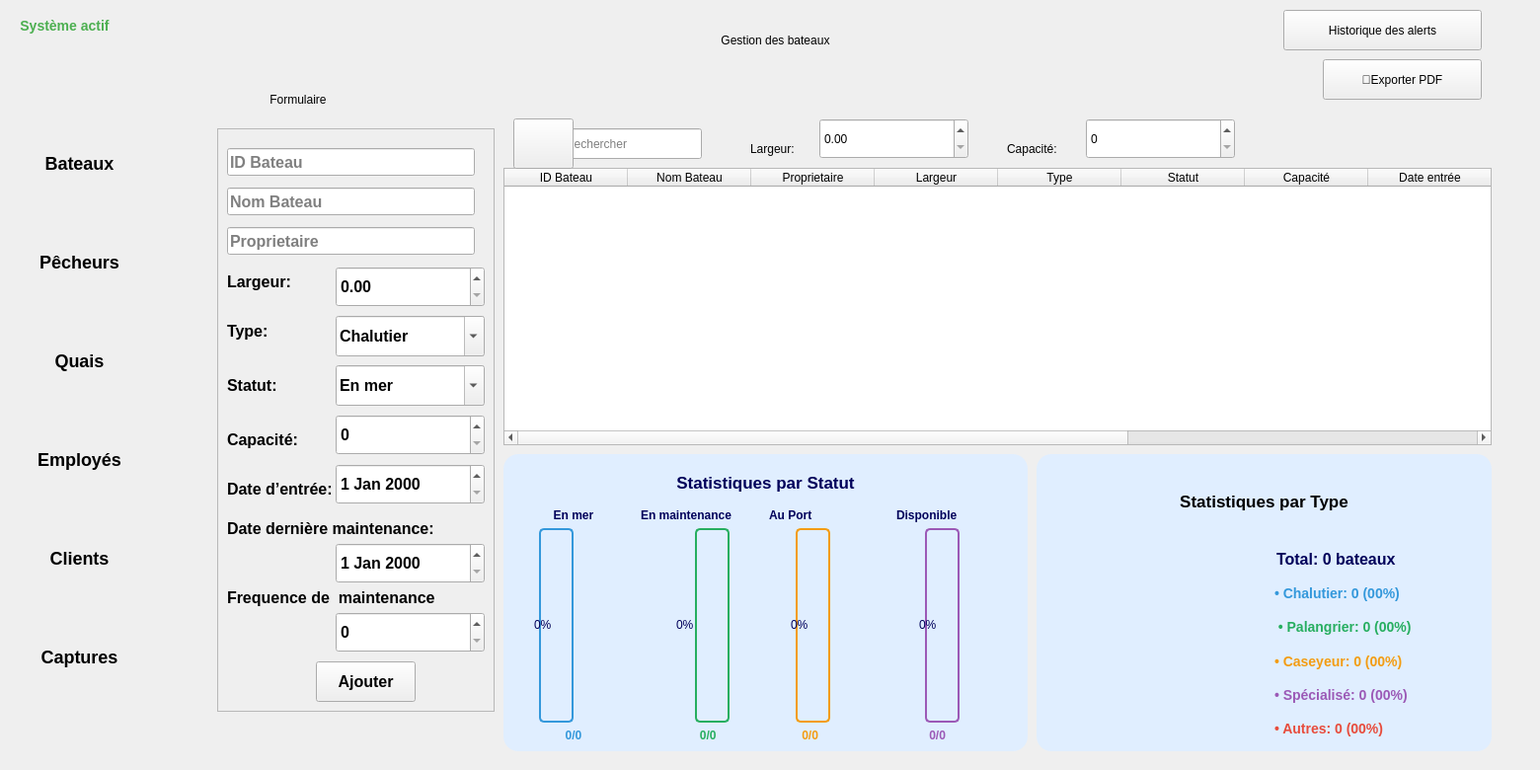
    <widget class="QWidget" name="gestionbateaub">
     <widget class="QLabel" name="label_alert_statusb">
      <property name="geometry">
       <rect>
        <x>10</x>
        <y>10</y>
        <width>111</width>
        <height>31</height>
       </rect>
      </property>
      <property name="styleSheet">
       <string notr="true">color: #4CAF50;
    font-weight: bold;
    font-size: 14px;
    padding: 5px;</string>
      </property>
      <property name="text">
       <string>Système actif</string>
      </property>
      <property name="alignment">
       <set>Qt::AlignmentFlag::AlignCenter</set>
      </property>
     </widget>
     <widget class="QFrame" name="frame_typesb">
      <property name="geometry">
       <rect>
        <x>1050</x>
        <y>460</y>
        <width>461</width>
        <height>301</height>
       </rect>
      </property>
      <property name="styleSheet">
       <string notr="true">background-color: rgb(224, 238, 255);
border:1PX solid  rgb(0, 0, 115);
            border-radius: 15px;
        border-radius: 15px;

</string>
      </property>
      <property name="frameShape">
       <enum>QFrame::Shape::StyledPanel</enum>
      </property>
      <property name="frameShadow">
       <enum>QFrame::Shadow::Raised</enum>
      </property>
      <layout class="QVBoxLayout" name="verticalLayout_typesb">
       <item>
        <widget class="QLabel" name="label_typesb">
         <property name="styleSheet">
          <string notr="true">
                        font-weight: bold;
                        font-size: 17px;
                        padding: 10px;</string>
         </property>
         <property name="text">
          <string>Statistiques par Type</string>
         </property>
         <property name="alignment">
          <set>Qt::AlignmentFlag::AlignCenter</set>
         </property>
        </widget>
       </item>
       <item>
        <layout class="QHBoxLayout" name="horizontalLayout_typesb">
         <item>
          <widget class="QLabel" name="progressTypeCircleb">
           <property name="minimumSize">
            <size>
             <width>200</width>
             <height>200</height>
            </size>
           </property>
           <property name="styleSheet">
            <string notr="true"/>
           </property>
           <property name="text">
            <string/>
           </property>
           <property name="alignment">
            <set>Qt::AlignmentFlag::AlignCenter</set>
           </property>
          </widget>
         </item>
         <item>
          <layout class="QVBoxLayout" name="verticalLayout_legendb">
           <item>
            <widget class="QLabel" name="label_total_typesb">
             <property name="styleSheet">
              <string notr="true"> 	color: rgb(0, 0, 90);
                                        font-weight: bold;
                                        font-size: 16px;
                                        padding: 5px;</string>
             </property>
             <property name="text">
              <string>Total: 0 bateaux</string>
             </property>
            </widget>
           </item>
           <item>
            <widget class="QLabel" name="label_legend_chalutierb">
             <property name="styleSheet">
              <string notr="true">color: #3498db;
                                        font-weight: bold;
                                        font-size: 14px;
                                        padding: 3px;</string>
             </property>
             <property name="text">
              <string>• Chalutier: 0 (00%)</string>
             </property>
            </widget>
           </item>
           <item>
            <widget class="QLabel" name="label_legend_palangrierb">
             <property name="styleSheet">
              <string notr="true">color: #27ae60;
                                        font-weight: bold;
                                        font-size: 14px;
                                        padding: 3px;</string>
             </property>
             <property name="text">
              <string> • Palangrier: 0 (00%)</string>
             </property>
            </widget>
           </item>
           <item>
            <widget class="QLabel" name="label_legend_caseyeurb">
             <property name="styleSheet">
              <string notr="true">color: #f39c12;
                                        font-weight: bold;
                                        font-size: 14px;
                                        padding: 3px;</string>
             </property>
             <property name="text">
              <string>• Caseyeur: 0 (00%)</string>
             </property>
            </widget>
           </item>
           <item>
            <widget class="QLabel" name="label_legend_traditionalb">
             <property name="styleSheet">
              <string notr="true">color: #9b59b6;
                                        font-weight: bold;
                                        font-size: 14px;
                                        padding: 3px;</string>
             </property>
             <property name="text">
              <string>• Spécialisé: 0 (00%)</string>
             </property>
            </widget>
           </item>
           <item>
            <widget class="QLabel" name="label_legend_otherb">
             <property name="styleSheet">
              <string notr="true">color: #e74c3c;
                                        font-weight: bold;
                                        font-size: 14px;
                                        padding: 3px;</string>
             </property>
             <property name="text">
              <string>• Autres: 0 (00%)</string>
             </property>
            </widget>
           </item>
          </layout>
         </item>
        </layout>
       </item>
      </layout>
     </widget>
     <widget class="QFrame" name="frame_zonesb">
      <property name="geometry">
       <rect>
        <x>510</x>
        <y>460</y>
        <width>531</width>
        <height>301</height>
       </rect>
      </property>
      <property name="styleSheet">
       <string notr="true">
        border-radius: 15px;
background-color: rgb(224, 238, 255);
border:1PX solid  rgb(0, 0, 115);
   	color: rgb(0, 0, 90);
</string>
      </property>
      <property name="frameShape">
       <enum>QFrame::Shape::StyledPanel</enum>
      </property>
      <property name="frameShadow">
       <enum>QFrame::Shadow::Raised</enum>
      </property>
      <layout class="QVBoxLayout" name="verticalLayout_zones">
       <item>
        <widget class="QLabel" name="label_zonesb">
         <property name="styleSheet">
          <string notr="true">
                    font-weight: bold;
                    font-size: 17px;
                    padding: 10px;</string>
         </property>
         <property name="text">
          <string>Statistiques par Statut</string>
         </property>
         <property name="alignment">
          <set>Qt::AlignmentFlag::AlignCenter</set>
         </property>
        </widget>
       </item>
       <item>
        <layout class="QHBoxLayout" name="horizontalLayout_zonesb">
         <item>
          <layout class="QVBoxLayout" name="zoneNordLayoutb">
           <item>
            <widget class="QLabel" name="label_zoneNordb">
             <property name="styleSheet">
              <string notr="true"> 	color: rgb(0, 0, 90);

                                    text-align: center;
                                    font-weight: bold;</string>
             </property>
             <property name="text">
              <string>En mer</string>
             </property>
             <property name="alignment">
              <set>Qt::AlignmentFlag::AlignCenter</set>
             </property>
            </widget>
           </item>
           <item>
            <widget class="QProgressBar" name="progressZoneNordb">
             <property name="minimumSize">
              <size>
               <width>30</width>
               <height>120</height>
              </size>
             </property>
             <property name="styleSheet">
              <string notr="true">QProgressBar:vertical {
    width: 25px;
    border: 2px solid #3498db;
    border-radius: 5px;
    background-color: rgb(224, 238, 255);
    text-align: center;
    padding: 3px;
margin-left:27px;
}
QProgressBar::chunk:vertical {
    background-color: qlineargradient(x1:0, y1:0, x2:0, y2:1,
        stop:0 #3498db, stop:1 #2980b9);
    border-radius: 3px;
}</string>
             </property>
             <property name="value">
              <number>0</number>
             </property>
             <property name="textVisible">
              <bool>true</bool>
             </property>
             <property name="orientation">
              <enum>Qt::Orientation::Vertical</enum>
             </property>
             <property name="format">
              <string>%p%</string>
             </property>
            </widget>
           </item>
           <item>
            <widget class="QLabel" name="value_zoneNordb">
             <property name="styleSheet">
              <string notr="true">color: #3498db;
                                    font-weight: bold;
                                    font-size: 12px;
                                    text-align: center;</string>
             </property>
             <property name="text">
              <string>0/0</string>
             </property>
             <property name="alignment">
              <set>Qt::AlignmentFlag::AlignCenter</set>
             </property>
            </widget>
           </item>
          </layout>
         </item>
         <item>
          <layout class="QVBoxLayout" name="zoneSudLayoutb">
           <item>
            <widget class="QLabel" name="label_zoneSudb">
             <property name="styleSheet">
              <string notr="true"> 	color: rgb(0, 0, 90);

                                    text-align: center;
                                    font-weight: bold;</string>
             </property>
             <property name="text">
              <string>En maintenance</string>
             </property>
            </widget>
           </item>
           <item>
            <widget class="QProgressBar" name="progressZoneSudb">
             <property name="minimumSize">
              <size>
               <width>30</width>
               <height>120</height>
              </size>
             </property>
             <property name="styleSheet">
              <string notr="true">QProgressBar:vertical {
    width: 25px;
    border: 2px solid #27ae60;
    border-radius: 5px;
background-color: rgb(224, 238, 255);
    text-align: center;
    padding: 3px;
margin-left:55px;
}
QProgressBar::chunk:vertical {
    background-color: qlineargradient(x1:0, y1:0, x2:0, y2:1,
        stop:0 #27ae60, stop:1 #229954);
    border-radius: 3px;
}</string>
             </property>
             <property name="value">
              <number>0</number>
             </property>
             <property name="textVisible">
              <bool>true</bool>
             </property>
             <property name="orientation">
              <enum>Qt::Orientation::Vertical</enum>
             </property>
             <property name="format">
              <string>%p%</string>
             </property>
            </widget>
           </item>
           <item>
            <widget class="QLabel" name="value_zoneSudb">
             <property name="styleSheet">
              <string notr="true">color: #27ae60;
                                    font-weight: bold;
                                    font-size: 12px;
                                    text-align: center;</string>
             </property>
             <property name="text">
              <string>                  0/0</string>
             </property>
            </widget>
           </item>
          </layout>
         </item>
         <item>
          <layout class="QVBoxLayout" name="zoneEstLayoutb">
           <item>
            <widget class="QLabel" name="label_zoneEstb">
             <property name="styleSheet">
              <string notr="true"> 	color: rgb(0, 0, 90);

                                    text-align: center;
                                    font-weight: bold;</string>
             </property>
             <property name="text">
              <string>Au Port</string>
             </property>
            </widget>
           </item>
           <item>
            <widget class="QProgressBar" name="progressZoneEstb">
             <property name="minimumSize">
              <size>
               <width>30</width>
               <height>120</height>
              </size>
             </property>
             <property name="styleSheet">
              <string notr="true">QProgressBar:vertical {
    width: 25px;
    border: 2px solid #f39c12;
    border-radius: 5px;
  background-color: rgb(224, 238, 255);
    text-align: center;
    padding: 3px;
margin-left:27px;
}
QProgressBar::chunk:vertical {
    background-color: qlineargradient(x1:0, y1:0, x2:0, y2:1,
        stop:0 #f39c12, stop:1 #d68910);
    border-radius: 3px;
}</string>
             </property>
             <property name="value">
              <number>0</number>
             </property>
             <property name="textVisible">
              <bool>true</bool>
             </property>
             <property name="orientation">
              <enum>Qt::Orientation::Vertical</enum>
             </property>
             <property name="format">
              <string>%p%</string>
             </property>
            </widget>
           </item>
           <item>
            <widget class="QLabel" name="value_zoneEstb">
             <property name="styleSheet">
              <string notr="true">color: #f39c12;
                                    font-weight: bold;
                                    font-size: 12px;
                                    text-align: center;</string>
             </property>
             <property name="text">
              <string>          0/0</string>
             </property>
            </widget>
           </item>
          </layout>
         </item>
         <item>
          <layout class="QVBoxLayout" name="zoneOuestLayoutb">
           <item>
            <widget class="QLabel" name="label_zoneOuestb">
             <property name="styleSheet">
              <string notr="true"> 	color: rgb(0, 0, 90);

                                    text-align: center;
                                    font-weight: bold;</string>
             </property>
             <property name="text">
              <string>Disponible</string>
             </property>
            </widget>
           </item>
           <item>
            <widget class="QProgressBar" name="progressZoneOuestb">
             <property name="minimumSize">
              <size>
               <width>30</width>
               <height>120</height>
              </size>
             </property>
             <property name="styleSheet">
              <string notr="true">QProgressBar:vertical {
    width: 25px;
    border: 2px solid #9b59b6;
    border-radius: 5px;
   background-color: rgb(224, 238, 255);
    text-align: center;
    padding: 3px;
margin-left:29px;
}
QProgressBar::chunk:vertical {
    background-color: qlineargradient(x1:0, y1:0, x2:0, y2:1,
        stop:0 #9b59b6, stop:1 #8e44ad);
    border-radius: 3px;
}</string>
             </property>
             <property name="value">
              <number>0</number>
             </property>
             <property name="textVisible">
              <bool>true</bool>
             </property>
             <property name="orientation">
              <enum>Qt::Orientation::Vertical</enum>
             </property>
             <property name="format">
              <string>%p%</string>
             </property>
            </widget>
           </item>
           <item>
            <widget class="QLabel" name="value_zoneOuestb">
             <property name="styleSheet">
              <string notr="true">color: #9b59b6;
                                    font-weight: bold;
                                    font-size: 12px;
                                    text-align: center;</string>
             </property>
             <property name="text">
              <string>          0/0</string>
             </property>
            </widget>
           </item>
          </layout>
         </item>
        </layout>
       </item>
      </layout>
     </widget>
     <widget class="QFrame" name="frame_2b">
      <property name="geometry">
       <rect>
        <x>220</x>
        <y>130</y>
        <width>281</width>
        <height>591</height>
       </rect>
      </property>
      <property name="styleSheet">
       <string notr="true">font-size:16px;
font-weight:600;</string>
      </property>
      <property name="frameShape">
       <enum>QFrame::Shape::StyledPanel</enum>
      </property>
      <property name="frameShadow">
       <enum>QFrame::Shadow::Raised</enum>
      </property>
      <widget class="QLineEdit" name="lineEdit_3b">
       <property name="geometry">
        <rect>
         <x>10</x>
         <y>20</y>
         <width>251</width>
         <height>28</height>
        </rect>
       </property>
       <property name="text">
        <string/>
       </property>
       <property name="placeholderText">
        <string>ID Bateau</string>
       </property>
      </widget>
      <widget class="QLineEdit" name="lineEdit_4b">
       <property name="geometry">
        <rect>
         <x>10</x>
         <y>60</y>
         <width>251</width>
         <height>28</height>
        </rect>
       </property>
       <property name="text">
        <string/>
       </property>
       <property name="placeholderText">
        <string>Nom Bateau</string>
       </property>
      </widget>
      <widget class="QPushButton" name="pushButton_2b">
       <property name="geometry">
        <rect>
         <x>100</x>
         <y>540</y>
         <width>101</width>
         <height>41</height>
        </rect>
       </property>
       <property name="text">
        <string>Ajouter</string>
       </property>
      </widget>
      <widget class="QLineEdit" name="lineEdit_5b">
       <property name="geometry">
        <rect>
         <x>10</x>
         <y>100</y>
         <width>251</width>
         <height>28</height>
        </rect>
       </property>
       <property name="placeholderText">
        <string>Proprietaire</string>
       </property>
      </widget>
      <widget class="QComboBox" name="comboBox_2b">
       <property name="enabled">
        <bool>true</bool>
       </property>
       <property name="geometry">
        <rect>
         <x>120</x>
         <y>240</y>
         <width>151</width>
         <height>41</height>
        </rect>
       </property>
       <property name="editable">
        <bool>true</bool>
       </property>
       <property name="currentText">
        <string>En mer</string>
       </property>
       <item>
        <property name="text">
         <string>En mer</string>
        </property>
       </item>
       <item>
        <property name="text">
         <string>Au port</string>
        </property>
       </item>
       <item>
        <property name="text">
         <string>En maintenance</string>
        </property>
       </item>
       <item>
        <property name="text">
         <string>Disponible</string>
        </property>
       </item>
      </widget>
      <widget class="QSpinBox" name="spinBoxb">
       <property name="geometry">
        <rect>
         <x>120</x>
         <y>290</y>
         <width>151</width>
         <height>41</height>
        </rect>
       </property>
      </widget>
      <widget class="QLabel" name="label_14b">
       <property name="geometry">
        <rect>
         <x>10</x>
         <y>250</y>
         <width>63</width>
         <height>20</height>
        </rect>
       </property>
       <property name="styleSheet">
        <string notr="true"/>
       </property>
       <property name="text">
        <string>Statut:</string>
       </property>
      </widget>
      <widget class="QLabel" name="label_9b">
       <property name="geometry">
        <rect>
         <x>10</x>
         <y>190</y>
         <width>71</width>
         <height>31</height>
        </rect>
       </property>
       <property name="text">
        <string>Type:</string>
       </property>
      </widget>
      <widget class="QComboBox" name="comboBoxb">
       <property name="enabled">
        <bool>true</bool>
       </property>
       <property name="geometry">
        <rect>
         <x>120</x>
         <y>190</y>
         <width>151</width>
         <height>41</height>
        </rect>
       </property>
       <property name="editable">
        <bool>true</bool>
       </property>
       <property name="currentText">
        <string>Chalutier</string>
       </property>
       <property name="placeholderText">
        <string/>
       </property>
       <property name="duplicatesEnabled">
        <bool>false</bool>
       </property>
       <item>
        <property name="text">
         <string>Chalutier</string>
        </property>
       </item>
       <item>
        <property name="text">
         <string>Palangrier</string>
        </property>
       </item>
       <item>
        <property name="text">
         <string>Caseyeur</string>
        </property>
       </item>
       <item>
        <property name="text">
         <string>Traditional</string>
        </property>
       </item>
       <item>
        <property name="text">
         <string>Petit bateau</string>
        </property>
       </item>
       <item>
        <property name="text">
         <string>Spécialisé</string>
        </property>
       </item>
      </widget>
      <widget class="QLabel" name="label_15b">
       <property name="geometry">
        <rect>
         <x>10</x>
         <y>300</y>
         <width>81</width>
         <height>31</height>
        </rect>
       </property>
       <property name="styleSheet">
        <string notr="true"/>
       </property>
       <property name="text">
        <string>Capacité:</string>
       </property>
      </widget>
      <widget class="QLabel" name="label_18b">
       <property name="geometry">
        <rect>
         <x>10</x>
         <y>140</y>
         <width>71</width>
         <height>31</height>
        </rect>
       </property>
       <property name="text">
        <string>Largeur:</string>
       </property>
      </widget>
      <widget class="QDoubleSpinBox" name="doubleSpinBox">
       <property name="geometry">
        <rect>
         <x>120</x>
         <y>140</y>
         <width>151</width>
         <height>41</height>
        </rect>
       </property>
      </widget>
      <widget class="QLabel" name="label_15b_2">
       <property name="geometry">
        <rect>
         <x>10</x>
         <y>350</y>
         <width>131</width>
         <height>31</height>
        </rect>
       </property>
       <property name="styleSheet">
        <string notr="true">border:none;
background-color:transparent;</string>
       </property>
       <property name="text">
        <string>Date d’entrée:</string>
       </property>
      </widget>
      <widget class="QDateEdit" name="dateEdit">
       <property name="geometry">
        <rect>
         <x>120</x>
         <y>340</y>
         <width>151</width>
         <height>41</height>
        </rect>
       </property>
      </widget>
      <widget class="QLabel" name="label_15b_3">
       <property name="geometry">
        <rect>
         <x>10</x>
         <y>390</y>
         <width>211</width>
         <height>31</height>
        </rect>
       </property>
       <property name="styleSheet">
        <string notr="true">border:none;
background-color:transparent;</string>
       </property>
       <property name="text">
        <string>Date dernière maintenance:</string>
       </property>
      </widget>
      <widget class="QDateEdit" name="dateEdit_2">
       <property name="geometry">
        <rect>
         <x>120</x>
         <y>420</y>
         <width>151</width>
         <height>41</height>
        </rect>
       </property>
      </widget>
      <widget class="QLabel" name="label_15b_4">
       <property name="geometry">
        <rect>
         <x>10</x>
         <y>460</y>
         <width>211</width>
         <height>31</height>
        </rect>
       </property>
       <property name="styleSheet">
        <string notr="true">border:none;
background-color:transparent;</string>
       </property>
       <property name="text">
        <string>Frequence de  maintenance:</string>
       </property>
      </widget>
      <widget class="QSpinBox" name="spinBox">
       <property name="geometry">
        <rect>
         <x>120</x>
         <y>490</y>
         <width>151</width>
         <height>41</height>
        </rect>
       </property>
      </widget>
     </widget>
     <widget class="QLabel" name="label_6b">
      <property name="geometry">
       <rect>
        <x>240</x>
        <y>80</y>
        <width>231</width>
        <height>41</height>
       </rect>
      </property>
      <property name="text">
       <string>          Formulaire</string>
      </property>
     </widget>
     <widget class="QTableWidget" name="tableWidgetb">
      <property name="geometry">
       <rect>
        <x>510</x>
        <y>170</y>
        <width>1001</width>
        <height>281</height>
       </rect>
      </property>
      <attribute name="horizontalHeaderDefaultSectionSize">
       <number>125</number>
      </attribute>
      <column>
       <property name="text">
        <string>ID Bateau</string>
       </property>
      </column>
      <column>
       <property name="text">
        <string>Nom Bateau</string>
       </property>
      </column>
      <column>
       <property name="text">
        <string>Proprietaire</string>
       </property>
      </column>
      <column>
       <property name="text">
        <string>Largeur</string>
       </property>
      </column>
      <column>
       <property name="text">
        <string>Type</string>
       </property>
      </column>
      <column>
       <property name="text">
        <string>Statut</string>
       </property>
      </column>
      <column>
       <property name="text">
        <string>Capacité</string>
       </property>
      </column>
      <column>
       <property name="text">
        <string>Date entrée</string>
       </property>
      </column>
      <column>
       <property name="text">
        <string>Date dernière maintenance</string>
       </property>
      </column>
      <column>
       <property name="text">
        <string>Fréquence maintenance</string>
       </property>
      </column>
      <column>
       <property name="text">
        <string>Actions</string>
       </property>
      </column>
     </widget>
     <widget class="QLabel" name="label_5b">
      <property name="geometry">
       <rect>
        <x>20</x>
        <y>10</y>
        <width>1531</width>
        <height>61</height>
       </rect>
      </property>
      <property name="styleSheet">
       <string notr="true"/>
      </property>
      <property name="text">
       <string>Gestion des bateaux</string>
      </property>
      <property name="alignment">
       <set>Qt::AlignmentFlag::AlignCenter</set>
      </property>
     </widget>
     <widget class="QPushButton" name="pushButton_pdfb">
      <property name="geometry">
       <rect>
        <x>1340</x>
        <y>60</y>
        <width>161</width>
        <height>41</height>
       </rect>
      </property>
      <property name="text">
       <string>📄Exporter PDF</string>
      </property>
     </widget>
     <widget class="QPushButton" name="pushButton_alertb">
      <property name="geometry">
       <rect>
        <x>1300</x>
        <y>10</y>
        <width>201</width>
        <height>41</height>
       </rect>
      </property>
      <property name="text">
       <string>Historique des alerts</string>
      </property>
     </widget>
     <widget class="QLabel" name="label_18b_2">
      <property name="geometry">
       <rect>
        <x>760</x>
        <y>130</y>
        <width>71</width>
        <height>41</height>
       </rect>
      </property>
      <property name="text">
       <string>Largeur:</string>
      </property>
     </widget>
     <widget class="QDoubleSpinBox" name="doubleSpinBox_largeur">
      <property name="geometry">
       <rect>
        <x>830</x>
        <y>120</y>
        <width>151</width>
        <height>41</height>
       </rect>
      </property>
     </widget>
     <widget class="QLineEdit" name="lineEdit_4p_2">
      <property name="geometry">
       <rect>
        <x>570</x>
        <y>130</y>
        <width>141</width>
        <height>31</height>
       </rect>
      </property>
      <property name="text">
       <string/>
      </property>
      <property name="placeholderText">
       <string>Rechercher</string>
      </property>
     </widget>
     <widget class="QLabel" name="label_15b_2b">
      <property name="geometry">
       <rect>
        <x>1020</x>
        <y>130</y>
        <width>81</width>
        <height>41</height>
       </rect>
      </property>
      <property name="text">
       <string>Capacité:</string>
      </property>
     </widget>
     <widget class="QSpinBox" name="spinBoxb_2b">
      <property name="geometry">
       <rect>
        <x>1100</x>
        <y>120</y>
        <width>151</width>
        <height>41</height>
       </rect>
      </property>
     </widget>
     <widget class="QPushButton" name="pushButton_9e_2b">
      <property name="geometry">
       <rect>
        <x>520</x>
        <y>120</y>
        <width>61</width>
        <height>51</height>
       </rect>
      </property>
      <property name="styleSheet">
       <string notr="true">image: url(:/res/loupe.png);</string>
      </property>
      <property name="text">
       <string/>
      </property>
     </widget>
     <widget class="QFrame" name="frame_3">
      <property name="geometry">
       <rect>
        <x>-160</x>
        <y>70</y>
        <width>371</width>
        <height>701</height>
       </rect>
      </property>
      <property name="styleSheet">
       <string notr="true">border-radius:185px;
font-weight:600;
font-size:18px</string>
      </property>
      <property name="frameShape">
       <enum>QFrame::Shape::StyledPanel</enum>
      </property>
      <property name="frameShadow">
       <enum>QFrame::Shadow::Raised</enum>
      </property>
      <widget class="QPushButton" name="pushButton_3b_2">
       <property name="geometry">
        <rect>
         <x>170</x>
         <y>70</y>
         <width>141</width>
         <height>51</height>
        </rect>
       </property>
       <property name="text">
        <string>Bateaux</string>
       </property>
      </widget>
      <widget class="QPushButton" name="pushButton_3b_3">
       <property name="geometry">
        <rect>
         <x>170</x>
         <y>170</y>
         <width>141</width>
         <height>51</height>
        </rect>
       </property>
       <property name="text">
        <string>Pêcheurs</string>
       </property>
      </widget>
      <widget class="QPushButton" name="pushButton_3b_4">
       <property name="geometry">
        <rect>
         <x>170</x>
         <y>270</y>
         <width>141</width>
         <height>51</height>
        </rect>
       </property>
       <property name="text">
        <string>Quais</string>
       </property>
      </widget>
      <widget class="QPushButton" name="pushButton_3b_5">
       <property name="geometry">
        <rect>
         <x>170</x>
         <y>370</y>
         <width>141</width>
         <height>51</height>
        </rect>
       </property>
       <property name="text">
        <string>Employés</string>
       </property>
      </widget>
      <widget class="QPushButton" name="pushButton_3b_6">
       <property name="geometry">
        <rect>
         <x>170</x>
         <y>470</y>
         <width>141</width>
         <height>51</height>
        </rect>
       </property>
       <property name="text">
        <string>Clients</string>
       </property>
      </widget>
      <widget class="QPushButton" name="pushButton_3b_7">
       <property name="geometry">
        <rect>
         <x>170</x>
         <y>570</y>
         <width>141</width>
         <height>51</height>
        </rect>
       </property>
       <property name="text">
        <string>Captures</string>
       </property>
      </widget>
      <widget class="QPushButton" name="pushButton_pdfb_5">
       <property name="geometry">
        <rect>
         <x>160</x>
         <y>640</y>
         <width>71</width>
         <height>61</height>
        </rect>
       </property>
       <property name="styleSheet">
        <string notr="true">image: url(:/res/en-arriere.png);
border:none;
background-color:transparent</string>
       </property>
       <property name="text">
        <string/>
       </property>
      </widget>
     </widget>
    </widget>
